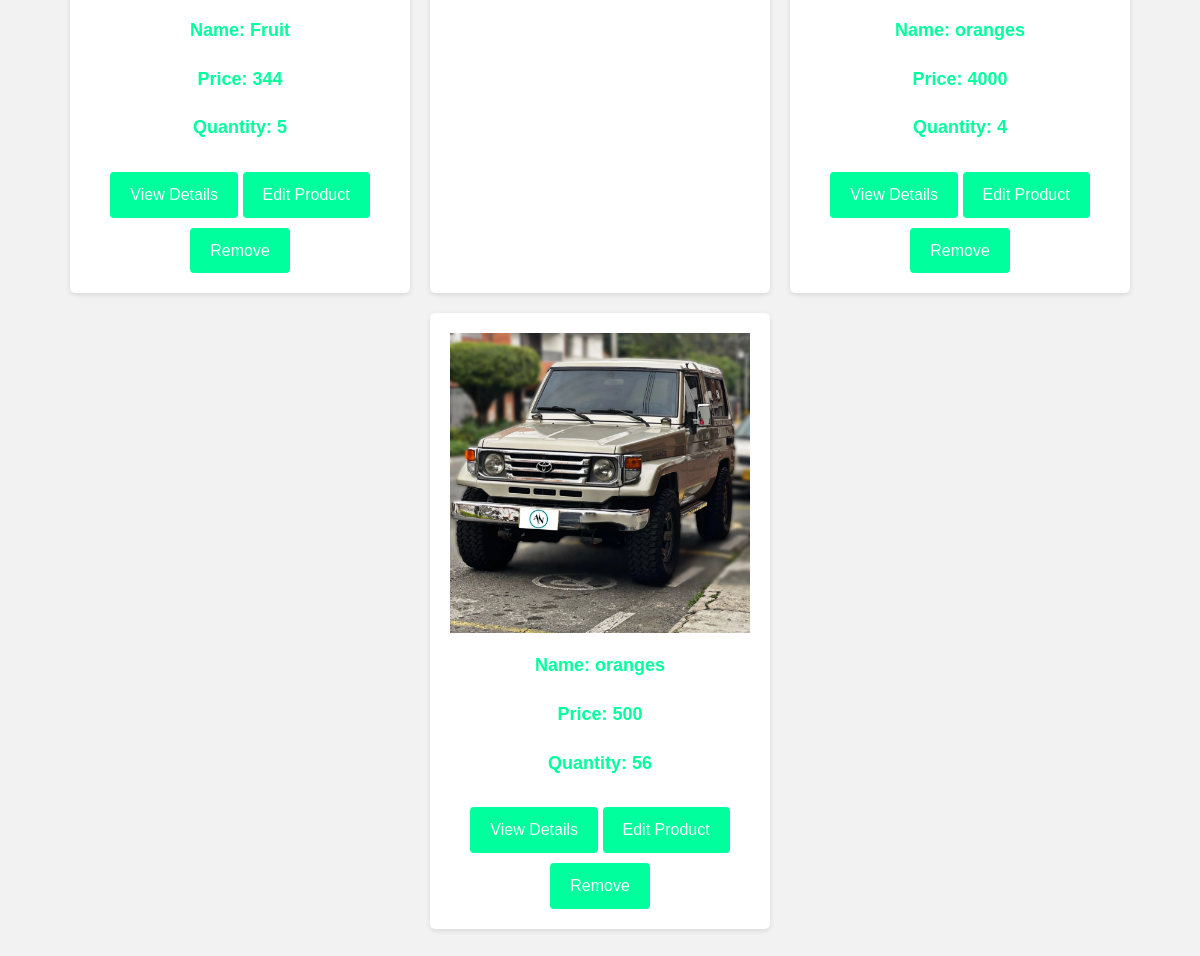
/cart/cart/list/ (lower part), run on an earlier commit of the app's database.
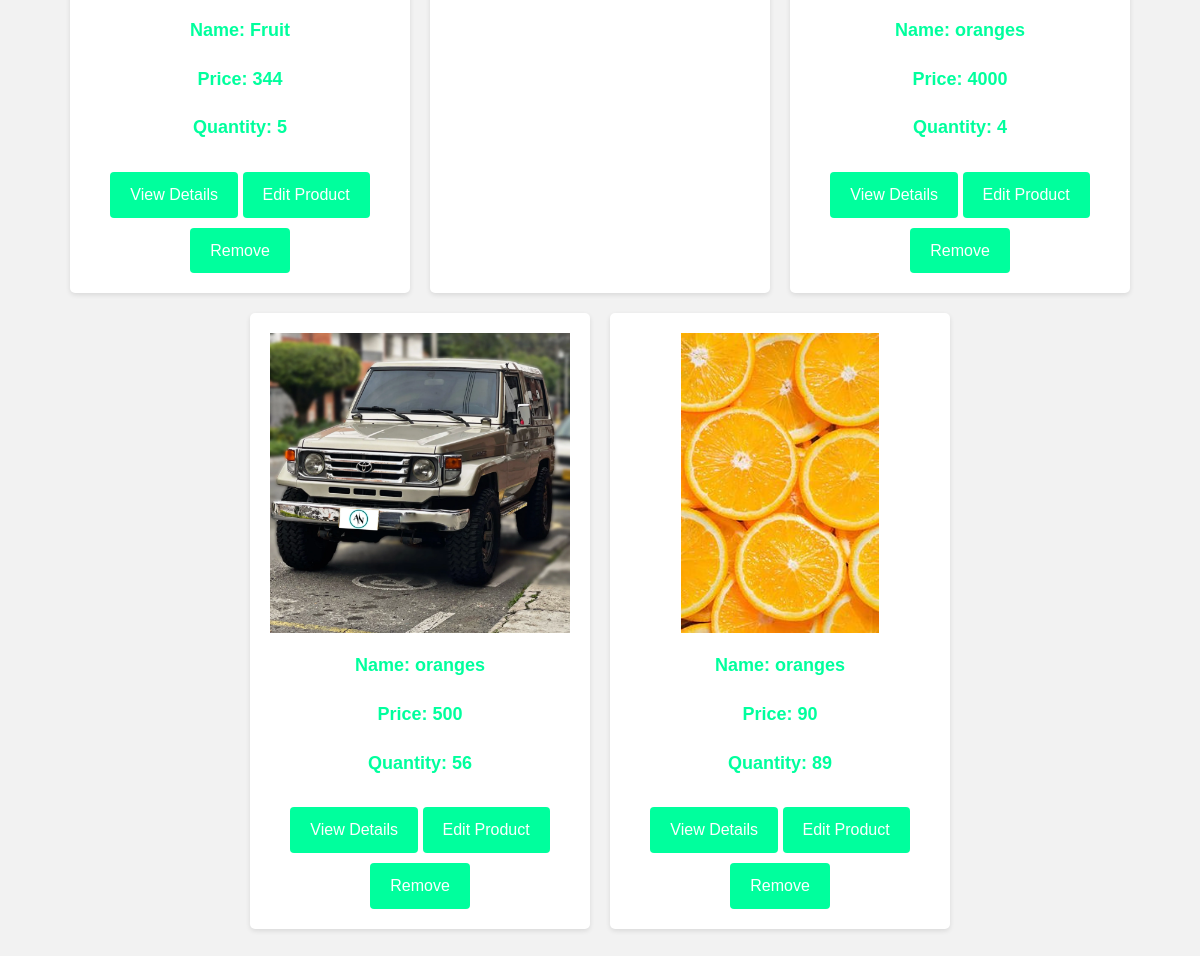
And on a later commit of the database.
### cart/models.py (models this page shows)
class Product_Cart(models.Model):
    class Meta:
        verbose_name_plural = "Product_cart"
    products = models.ManyToManyField(Product)
    product_name = models.CharField(max_length=32)
    product_price = models.IntegerField()
    product_quantity = models.IntegerField()
    product_image =models.ImageField()
    date_added = models.DateTimeField()

### cart/views.py (the view)
# urls.py: path('cart/list/', list_cart, name='list_cart'),
def list_cart(request):
    cart_products = Product_Cart.objects.all()
    return render(request, 'cart/list_cart.html', {'cart_products': cart_products})

### templates/cart/list_cart.html (shortened to what this page needs)
<!DOCTYPE html>
<html lang="en">
<head>
</head>
<div class="allproducts">
    {% for product in cart_products %}
        <div class="product-container">
            <img src="{{product.product_image.url}}" class="img"/>
            <h1 class="product-name"> Name: {{ product.product_name }}</h1>
            <h1 class="product-name"> Price: {{ product.product_price}}</h1>
            <h1 class="product-name">Quantity: {{ product.product_quantity }}</h1>
            <a href="{% url 'cart_detail' id=product.id %}">View Details</a>
            <a href="{% url 'edit_cart' id=product.id %}">Edit Product</a>
            <a  class="name" href="{% url 'delete_cart' id=product.id %}">Remove</a>
        </div>
    {% endfor %}
</div>
</body>
</html>

### templates/cart/list_cart.html (style rules this page uses)
.allproducts { display: flex; flex-wrap: wrap; justify-content: center; }
.product-container { background-color: #fff; box-shadow: 0 2px 5px rgba(0, 0, 0, 0.1); border-radius: 5px; margin: 10px; padding: 20px; max-width: 300px; text-align: center; }
.product-name { color: #00ff9d; font-size: 18px; margin-top: 10px; margin-bottom: 20px; }
.img { max-width: 100%; height: 300px; transition: transform 0.2s; }
a { display: inline-block; background-color: #00ff9d; color: #fff; text-decoration: none; padding: 10px 20px; margin-top: 10px; border-radius: 4px; }

What changed in the data, as far as the page shows it:
added Product_Cart: product_image (picture), product_name "oranges", product_price "90", product_quantity "89"
